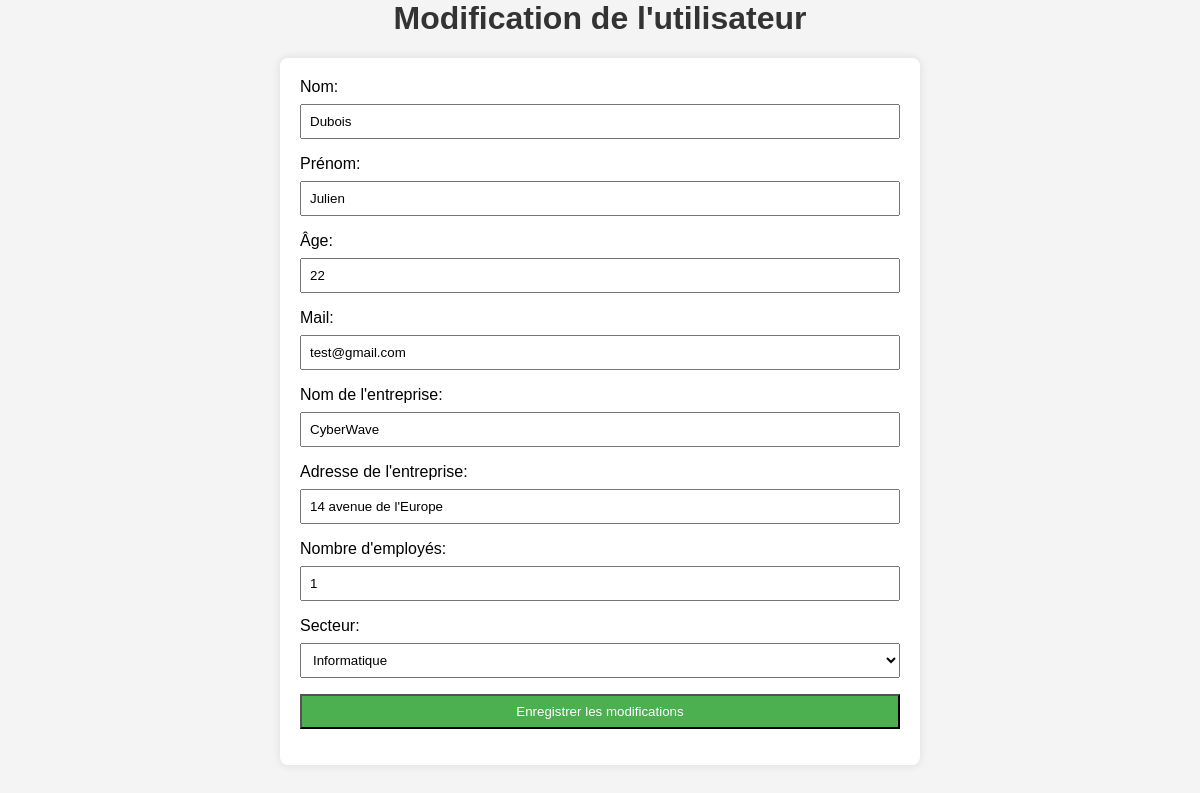
The app's page /modifier_utilisateur.php?id=13 with its own data.
### tables this page shows
CREATE TABLE IF NOT EXISTS `utilisateurs` (
  `id` int NOT NULL AUTO_INCREMENT,
  `nom` varchar(255) NOT NULL,
  `prenom` varchar(255) NOT NULL,
  `age` int NOT NULL,
  `mail` varchar(255) NOT NULL,
  `idEntreprise` int DEFAULT NULL,
  PRIMARY KEY (`id`),
  KEY `idEntreprise` (`idEntreprise`)
);

CREATE TABLE IF NOT EXISTS `entreprise` (
  `id` int NOT NULL AUTO_INCREMENT,
  `nom` varchar(255) NOT NULL,
  `adresse` varchar(255) NOT NULL,
  `nbEmploye` int NOT NULL,
  `idSecteur` int DEFAULT NULL,
  PRIMARY KEY (`id`),
  KEY `idSecteur` (`idSecteur`)
);

### modifier_utilisateur.php (the view, shortened to what this page needs)
<link rel="stylesheet" href="style.css">
<?php
include 'db_connection.php';
if (isset($_GET['id'])) {
    $idUtilisateur = $_GET['id'];
    $sqlUtilisateur = "SELECT * FROM utilisateurs WHERE id = $idUtilisateur";
    $resultUtilisateur = $conn->query($sqlUtilisateur);
    $utilisateur = $resultUtilisateur->fetch_assoc();
    $idEntreprise = $utilisateur['idEntreprise'];
    $sqlEntreprise = "SELECT * FROM entreprise WHERE id = $idEntreprise";
    $resultEntreprise = $conn->query($sqlEntreprise);
    $entreprise = $resultEntreprise->fetch_assoc();
    $sqlSecteurs = "SELECT id, nom FROM secteur";
    $resultSecteurs = $conn->query($sqlSecteurs);
    $secteurs = $resultSecteurs->fetch_all(MYSQLI_ASSOC);
}
?>
<!DOCTYPE html>
<html lang="en">
<head>
    <link rel="stylesheet" href="style.css">
</head>
<body>
    <h1>Modification de l'utilisateur</h1>
    <form action="modifier_utilisateur_traitement.php" method="post">
        <label for="nom">Nom:</label>
        <input type="text" name="nom" value="<?php echo $utilisateur['nom']; ?>" required>
        <label for="prenom">Prénom:</label>
        <input type="text" name="prenom" value="<?php echo $utilisateur['prenom']; ?>" required>
        <label for="age">Âge:</label>
        <input type="number" name="age" value="<?php echo $utilisateur['age']; ?>" required>
        <label for="mail">Mail:</label>
        <input type="email" name="mail" value="<?php echo $utilisateur['mail']; ?>" required>
        <label for="nomEntreprise">Nom de l'entreprise:</label>
        <input type="text" name="nomEntreprise" value="<?php echo $entreprise['nom']; ?>" required>
        <label for="adresseEntreprise">Adresse de l'entreprise:</label>
        <input type="text" name="adresseEntreprise" value="<?php echo $entreprise['adresse']; ?>" required>
        <label for="nbEmploye">Nombre d'employés:</label>
        <input type="number" name="nbEmploye" value="<?php echo $entreprise['nbEmploye']; ?>" required>
        <label for="idSecteur">Secteur:</label>
        <select id="idSecteur" name="idSecteur">
            <?php
            foreach ($secteurs as $secteur) {
                $selected = ($secteur['id'] == $entreprise['idSecteur']) ? 'selected' : '';
                echo "<option value='{$secteur['id']}' $selected>{$secteur['nom']}</option>";
            }
            ?>
        </select>
        <input type="submit" value="Enregistrer les modifications">
    </form>
</body>
</html>

### style.css (style rules this page uses)
form { margin-top: 20px; }
body { font-family: Arial, sans-serif; background-color: #f4f4f4; margin: 0; padding: 0; }
h1 { text-align: center; color: #333; }
form { max-width: 600px; margin: 20px auto; padding: 20px; background-color: #fff; box-shadow: 0 0 10px rgba(0, 0, 0, 0.1); border-radius: 8px; }
label { display: block; margin-bottom: 8px; }
input, select { width: 100%; padding: 8px; margin-bottom: 16px; box-sizing: border-box; }
input[type="submit"] { background-color: #4caf50; color: #fff; cursor: pointer; }

### records on screen
utilisateurs: nom "Dubois", prenom "Julien", age "22", mail "test@gmail.com"
entreprise: nomEntreprise "CyberWave", adresseEntreprise "14 avenue de l'Europe", nbEmploye "1"

### other values on screen
form field idSecteur "Informatique"
